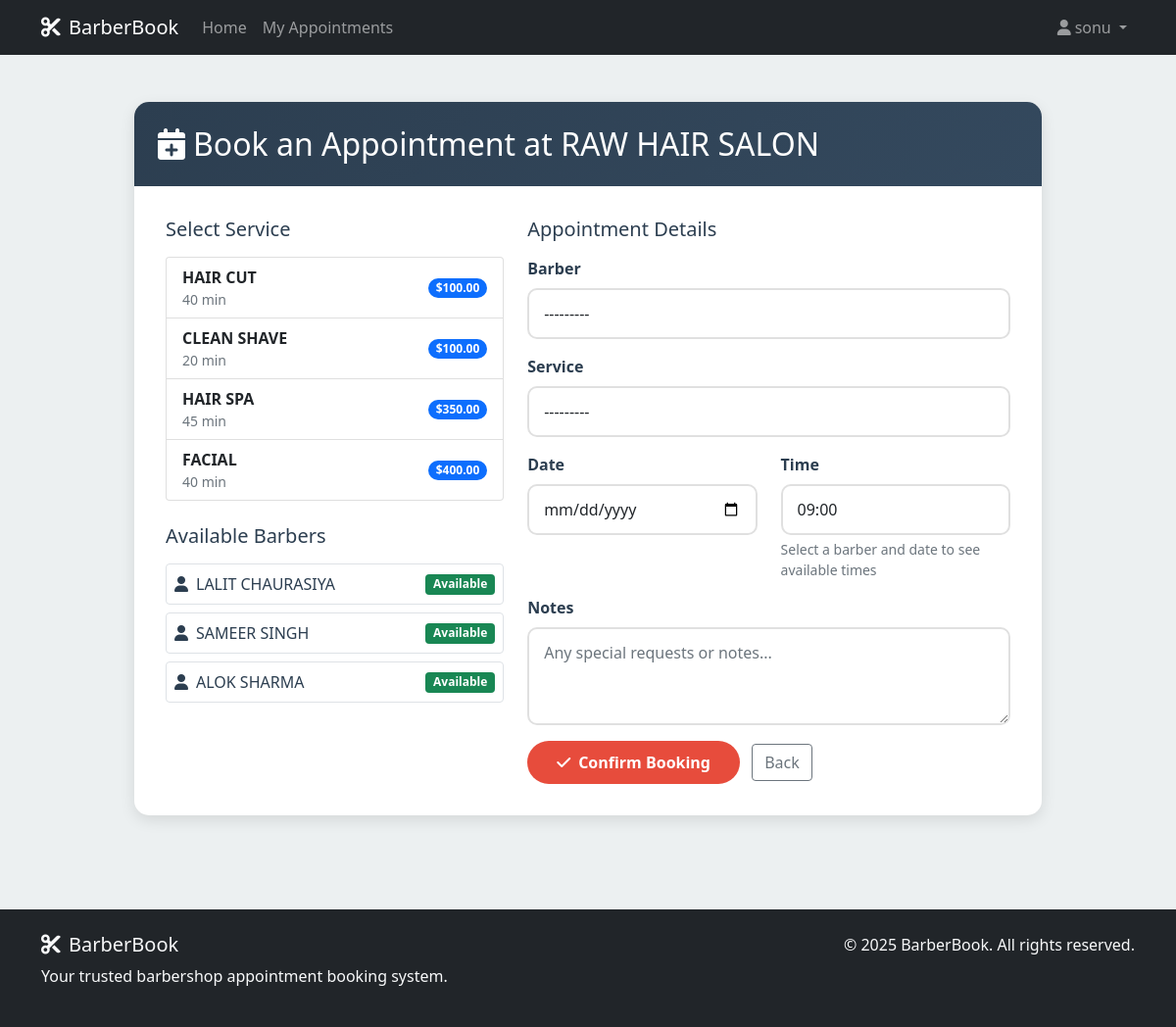
Screenshot of /book/1/ (signed in) with the database file from the repository.
### booking/models.py (models this page shows, shortened)
class Barbershop(models.Model):
    name = models.CharField(max_length=200)
    address = models.TextField()
    phone_regex = RegexValidator(regex=r'^\+?1?\d{9,15}$', message="Phone number must be entered in the format: '+999999999'. Up to 15 digits allowed.")
    phone_number = models.CharField(validators=[phone_regex], max_length=17)
    email = models.EmailField()
    opening_time = models.TimeField()
    closing_time = models.TimeField()
    description = models.TextField(blank=True)
    created_at = models.DateTimeField(auto_now_add=True)
    class Meta:
        verbose_name_plural = "Barbershops"

class Service(models.Model):
    name = models.CharField(max_length=100)
    description = models.TextField()
    duration_minutes = models.PositiveIntegerField()
    price = models.DecimalField(max_digits=8, decimal_places=2)
    barbershop = models.ForeignKey(Barbershop, on_delete=models.CASCADE, related_name='services')
    def __str__(self):
        return f"{self.name} - ${self.price}"
    class Meta:
        ordering = ['price']

class Barber(models.Model):
    user = models.OneToOneField(User, on_delete=models.CASCADE)
    barbershop = models.ForeignKey(Barbershop, on_delete=models.CASCADE, related_name='barbers')
    specialties = models.TextField(help_text="Comma-separated list of specialties")
    experience_years = models.PositiveIntegerField(default=0)
    is_available = models.BooleanField(default=True)
    def __str__(self):
        return f"{self.user.first_name} {self.user.last_name} - {self.barbershop.name}"

### booking/views.py (the view)
# urls.py: path('book/<int:barbershop_id>/', views.book_appointment, name='book_appointment'),
@login_required
def book_appointment(request, barbershop_id):
    barbershop = get_object_or_404(Barbershop, id=barbershop_id)
    services = barbershop.services.all()
    barbers = barbershop.barbers.filter(is_available=True)
    customer, created = Customer.objects.get_or_create(
        user=request.user,
        defaults={'phone_number': ''}
    )
    if request.method == 'POST':
        form = AppointmentForm(request.POST, barbershop=barbershop)
        if form.is_valid():
            appointment = form.save(commit=False)
            appointment.customer = customer
            appointment.save()
            messages.success(request, 'Appointment booked successfully!')
            return redirect('appointment_confirmation', appointment_id=appointment.id)
    else:
        form = AppointmentForm(barbershop=barbershop)
    return render(request, 'booking/book_appointment.html', {
        'form': form,
        'barbershop': barbershop,
        'services': services,
        'barbers': barbers,
        'customer': customer
    })

### templates/booking/book_appointment.html (shortened to what this page needs)
{% extends 'base.html' %}
{% load static %}
{% block content %}
<div class="container py-5">
    <div class="row">
        <div class="col-lg-10 mx-auto">
            <div class="card">
                <div class="card-header">
                    <h2 class="mb-0"><i class="fas fa-calendar-plus me-2"></i>Book an Appointment at {{ barbershop.name }}</h2>
                </div>
                <div class="card-body">
                    <div class="row">
                        <div class="col-md-5">
                            <h5 class="mb-3">Select Service</h5>
                            {% if services %}
                            <ul class="list-group mb-4">
                                {% for service in services %}
                                <li class="list-group-item d-flex justify-content-between align-items-center">
                                    <div>
                                        <strong>{{ service.name }}</strong>
                                        <div class="small text-muted">{{ service.duration_minutes }} min</div>
                                    </div>
                                    <span class="badge bg-primary rounded-pill">${{ service.price }}</span>
                                </li>
                                {% endfor %}
                            </ul>
                            {% else %}
                            <div class="alert alert-info">No services listed yet.</div>
                            {% endif %}
                            <h5 class="mb-3">Available Barbers</h5>
                            {% if barbers %}
                            <div class="row g-2">
                                {% for barber in barbers %}
                                <div class="col-12">
                                    <div class="p-2 border rounded d-flex justify-content-between align-items-center">
                                        <div>
                                            <i class="fas fa-user me-2"></i>{{ barber.user.first_name }} {{ barber.user.last_name }}
                                        </div>
                                        <span class="badge bg-success">Available</span>
                                    </div>
                                </div>
                                {% endfor %}
                            </div>
                            {% else %}
                            <div class="alert alert-warning">No barbers available at the moment.</div>
                            {% endif %}
                        </div>
                        <div class="col-md-7">
                            <h5 class="mb-3">Appointment Details</h5>
                            <form method="post" novalidate>
                                <div class="mb-3">
                                    <label class="form-label">Barber</label>
                                    {{ form.barber }}
                                </div>
                                <div class="mb-3">
                                    <label class="form-label">Service</label>
                                    {{ form.service }}
                                </div>
                                <div class="row">
                                    <div class="col-md-6 mb-3">
                                        <label class="form-label">Date</label>
                                        {{ form.appointment_date }}
                                    </div>
                                    <div class="col-md-6 mb-3">
                                        <label class="form-label">Time</label>
                                        {{ form.appointment_time }}
                                        <div id="time-help" class="form-text">Select a barber and date to see available times</div>
                                    </div>
                                </div>
                                <div class="mb-3">
                                    <label class="form-label">Notes</label>
                                    {{ form.notes }}
                                </div>
                                <button type="submit" class="btn btn-accent">
                                    <i class="fas fa-check me-2"></i>Confirm Booking
                                </button>
                                <a href="{% url 'barbershop_detail' barbershop.id %}" class="btn btn-outline-secondary ms-2">Back</a>
                            </form>
                        </div>
                    </div>
                </div>
            </div>
        </div>
    </div>
</div>
{% endblock %}

### templates/base.html (shortened to what this page needs)
<!DOCTYPE html>
<html lang="en">
<head>
    <link href="https://cdn.jsdelivr.net/npm/bootstrap@5.1.3/dist/css/bootstrap.min.css" rel="stylesheet">
    <link href="https://cdnjs.cloudflare.com/ajax/libs/font-awesome/6.0.0/css/all.min.css" rel="stylesheet">
    {% load static %}
    <link rel="stylesheet" href="{% static 'css/style.css' %}">
</head>
<body>
    <nav class="navbar navbar-expand-lg navbar-dark bg-dark">
        <div class="container">
            <a class="navbar-brand" href="{% url 'home' %}">
                <i class="fas fa-cut me-2"></i>BarberBook
            </a>
            <div class="collapse navbar-collapse" id="navbarNav">
                <ul class="navbar-nav me-auto">
                    <li class="nav-item">
                        <a class="nav-link" href="{% url 'home' %}">Home</a>
                    </li>
                    {% if user.is_authenticated %}
                    <li class="nav-item">
                        <a class="nav-link" href="{% url 'my_appointments' %}">My Appointments</a>
                    </li>
                    {% endif %}
                </ul>
                <ul class="navbar-nav">
                    {% if user.is_authenticated %}
                    <li class="nav-item dropdown">
                        <a class="nav-link dropdown-toggle" href="#" id="navbarDropdown" role="button" data-bs-toggle="dropdown">
                            <i class="fas fa-user me-1"></i>{{ user.first_name|default:user.username }}
                        </a>
                    </li>
                    {% endif %}
                </ul>
            </div>
        </div>
    </nav>
    <main class="container-fluid px-0">
        {% block content %}
        {% endblock %}
    </main>
    <footer class="bg-dark text-light py-4 mt-5">
        <div class="container">
            <div class="row">
                <div class="col-md-6">
                    <h5><i class="fas fa-cut me-2"></i>BarberBook</h5>
                    <p>Your trusted barbershop appointment booking system.</p>
                </div>
                <div class="col-md-6 text-md-end">
                    <p>&copy; 2025 BarberBook. All rights reserved. </p>
                </div>
            </div>
        </div>
    </footer>
</body>
</html>

### static/css/style.css (style rules this page uses)
:root { --primary-color: #2c3e50; --secondary-color: #34495e; --accent-color: #e74c3c; --success-color: #27ae60; --warning-color: #f39c12; --light-bg: #ecf0f1; --dark-text: #2c3e50; }
body { font-family: 'Segoe UI', Tahoma, Geneva, Verdana, sans-serif; background-color: var(--light-bg); color: var(--dark-text); }
.card { border: none; border-radius: 15px; box-shadow: 0 5px 15px rgba(0,0,0,0.1); transition: transform 0.3s ease, box-shadow 0.3s ease; overflow: hidden; }
.card-header { background: linear-gradient(135deg, var(--primary-color), var(--secondary-color)); color: white; border: none; padding: 1.5rem; }
.card-body { padding: 2rem; }
.btn-accent { background: var(--accent-color); border: none; color: white; border-radius: 25px; padding: 10px 30px; font-weight: 600; transition: all 0.3s ease; }
.form-control { border-radius: 10px; border: 2px solid #e0e0e0; padding: 12px 15px; transition: border-color 0.3s ease; }
.form-label { font-weight: 600; color: var(--dark-text); margin-bottom: 0.5rem; }

### rows the page displays
Barbershop: name "RAW HAIR SALON"
Service: name "HAIR CUT", duration_minutes "40", price "100.00"
Service: name "CLEAN SHAVE", duration_minutes "20", price "100.00"
Service: name "HAIR SPA", duration_minutes "45", price "350.00"
Service: name "FACIAL", duration_minutes "40", price "400.00"
Barber: user.first_name "LALIT", user.last_name "CHAURASIYA"
Barber: user.first_name "SAMEER", user.last_name "SINGH"
Barber: user.first_name "ALOK", user.last_name "SHARMA"

### other values shown
{{ user.first_name|default:user.username }} "sonu"
